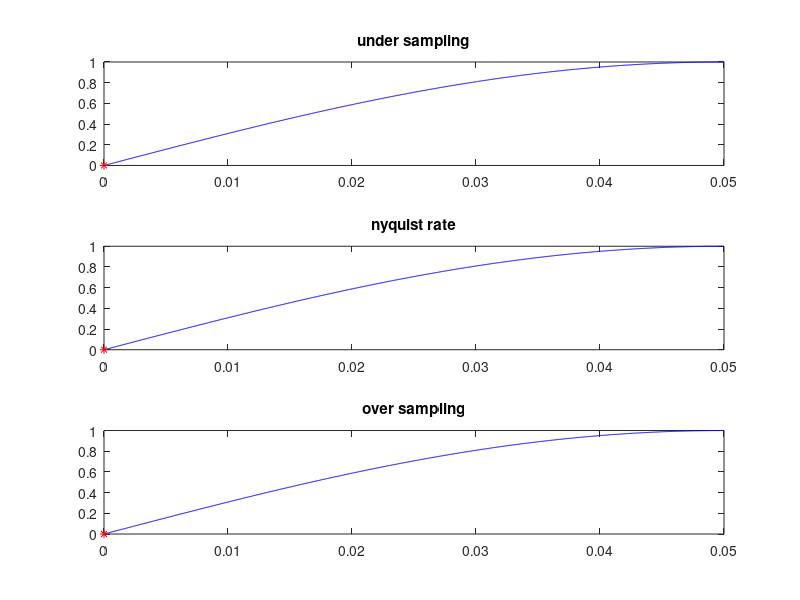

This chart was generated by the following MATLAB code:
clc; % clear screen
clear all; % clear work space
close all; % close all figure windows
tfinal = 0.05; % define final value of time vector
t= 0:0.00005: tfinal; % define time vector for analog signal
fd= input('enter the analog frequency'); % enter the analog frequency
xt = sin(2*pi*fd*t); % define analog signal
fs1 = 1.3*fd;% simulate condition for under sampling
n1= 0: 1/fs1: tfinal; % define time vector for discrete signal
xn = sin(2*pi*n1*fd);% to generate under sampled signal 
subplot(3,1,1);
plot(t,xt,'b',n1,xn,'r*-');% plot the analog and sampled signal
title('under sampling');
fs2= 2*fd;% simulate condition for nyquist rate
n2= 0:1/fs2:tfinal; % define time vector for discrete signal
xn = sin(2*pi*n2*fd);% to generate under sampled signal
subplot(3,1,2);
plot(t,xt,'b',n2,xn,'r*-');% plot the analog and sampled signal
title('nyquist rate');
fs3 = 2.5*fd;% simulate condition for over sampling
n3= 0:1/fs3:tfinal;% define time vector for disrete signal
xn = sin(2*pi*n3*fd);%generate over sampling signal
subplot(3,1,3);
plot(t,xt,'b',n3,xn,'r*-');% plot the analog and sampled signal
title('over sampling');